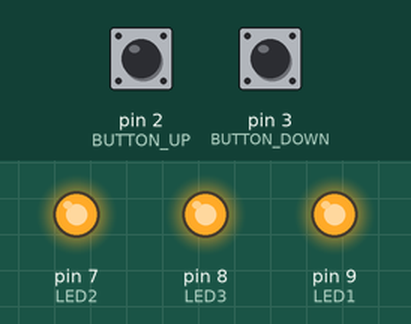
Recording of a sketch running on a simulated Arduino Leonardo, built with avr-gcc and run on an emulated ATmega32U4. Parts: output pins drawn as LEDs (lit = HIGH). Inputs (shaded band) come from the test bench; at power-on: pin 2 (BUTTON_UP) HIGH, pin 3 (BUTTON_DOWN) HIGH.

Above: at 1.2 s.
1.3 s: pin 2 (BUTTON_UP) pulled LOW for 3.2 s
At 3.4 s:
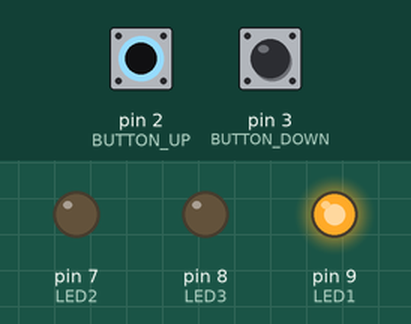
6.0 s: pin 3 (BUTTON_DOWN) pulled LOW for 3.2 s
At 8.1 s:
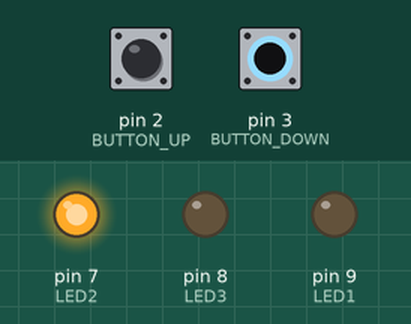
10.7 s: pin 2 (BUTTON_UP) driven LOW and pin 3 (BUTTON_DOWN) driven LOW
At 12.9 s:
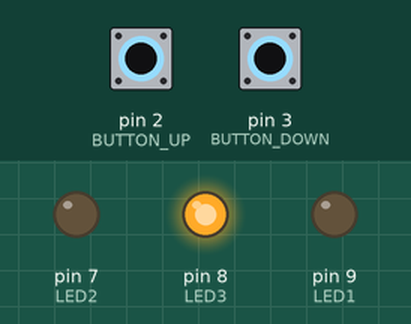
13.2 s: pin 2 (BUTTON_UP) driven HIGH
At 14.8 s:
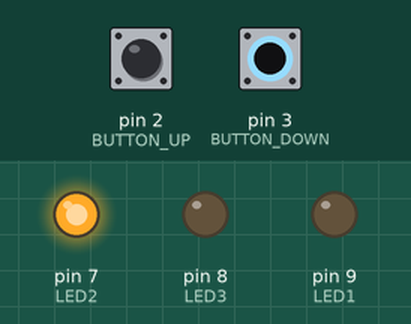
15.7 s: pin 2 (BUTTON_UP) driven LOW
At 17.8 s:
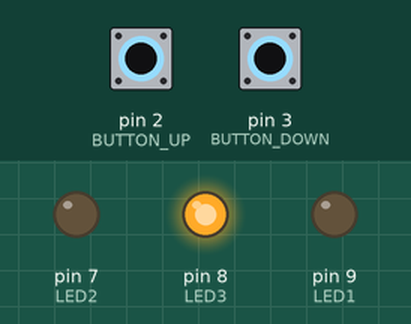
Timing chart, 0 to 19.1 s (numbered marks = the images above; inputs shaded):
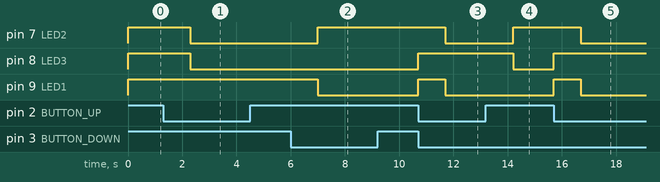

Measured:
- after the input at 1.3 s, pin 7 (LED2), pin 8 (LED3): HIGH → LOW after 1.0 s
- after the input at 6.0 s, pin 7 (LED2): LOW → HIGH after 1.0 s; pin 9 (LED1): HIGH → LOW after 1.0 s
- after the input at 10.7 s, pin 7 (LED2): HIGH → LOW after 1.0 s; pin 8 (LED3): LOW → HIGH at once; pin 9 (LED1): LOW → HIGH at once, → LOW 1.0 s later
- after the input at 13.2 s, pin 7 (LED2): LOW → HIGH after 1.0 s; pin 8 (LED3): HIGH → LOW after 1.0 s
- after the input at 15.7 s, pin 7 (LED2): HIGH → LOW after 1.0 s; pin 8 (LED3): LOW → HIGH at once; pin 9 (LED1): LOW → HIGH at once, → LOW 1.0 s later

The sketch:

PresetSwitcher.ino
```cpp
/*
   Line6 M5 MIDI preset switcher

   Preset switching:
   Next preset:     Button 1 (UP)
   Previous preset: Button 2 (DOWN)
   --------------------------------------------------------------------------
   Bank switching:
   Press both buttons:                Bank 0 (presets 1 - 24)
   (default on startup) - Indication:   LED1 (Green), LED2 (Red), LED3 (Blue)
                        -----------------------------------------------------
   Hold Button 1 (UP) for 1 second:   Bank 1 (presets 1 - 5)
                        - Indication:   LED1 (Green)
                        -----------------------------------------------------
   Hold Button 2 (DOWN) for 1 second: Bank 2 (presets 5 - 10)
                        - Indication:   LED2 (Red)
                        -----------------------------------------------------
   Hold both buttons for 1 second:    Bank 3 (presets 11 - 15)
                        - Indication:   LED3 (Blue)

   --------------------------------------------------------------------------
   Board: Arduino Pro Micro (Leonardo)
   Wiring:
    MIDI Out    -> Tx0
    Button Up   -> Pin 2
    Button Down -> Pin 3
    LED1 (Green)-> Pin 9
    LED2 (Red)  -> Pin 7
    LED3 (Blue) -> Pin 8
   -----------------------

    Written by Marcin Pęczkowski, 2018
*/

#include "Preset.hpp"
#include "misc.hpp"

volatile bool button1_pressed = false;
volatile bool button2_pressed = false;

volatile bool b1Flag = false;
volatile bool b2Flag = false;
volatile bool bothFlag = false;

volatile unsigned long timePressed1 = 0;
volatile unsigned long timePressed2 = 0;
volatile unsigned long timePressedBoth = 0;

Preset preset; // object for handling presets

void setup() {

  // Start serial port with MIDI baud rate (31250)
  // Serial1: communication via Rx and Tx pins (Pro Micro)
  Serial1.begin(31250);

#ifdef DEBUGGING_MODE
  // Serial: UART communication via USB (Pro Micro) for debugging
  Serial.begin(9600);
#endif

  // Input buttons with pull-up resistors
  pinMode(BUTTON_UP, INPUT_PULLUP);
  digitalWrite(BUTTON_UP, HIGH);

  pinMode(BUTTON_DOWN, INPUT_PULLUP);
  digitalWrite(BUTTON_DOWN, HIGH);

  // LED outputs
  pinMode(LED1, OUTPUT);
  pinMode(LED2, OUTPUT);
  pinMode(LED3, OUTPUT);

  // Light all LEDs
  set_leds(1, 1, 1);
}

void loop() {
  button1_pressed = !digitalRead(BUTTON_UP);
  button2_pressed = !digitalRead(BUTTON_DOWN);

  // Only button 1 (UP) pressed
  if (button1_pressed && !button2_pressed) {
    if ((b1Flag == false) && ((millis() - timePressed1) >= DEBOUNCE_DELAY_MS)) {
      b1Flag = true;
      timePressed1 = millis();
      preset.presetUp();
    } else {
      // Button 1 pressed for 1 second
      if ((millis() - timePressed1) > 1000) {
        // Presets bank 1: 0 - 4
        preset.setBank(1);
      }
    }
  } else if (b1Flag == true) { // Button released
    b1Flag = false;
    timePressed1 = millis();
  }

  // Only button 2 (DOWN) pressed
  if (button2_pressed && !button1_pressed) {
    if (b2Flag == false && ((millis() - timePressed2) >= DEBOUNCE_DELAY_MS)) {
      b2Flag = true;
      timePressed2 = millis();
      preset.presetDown();
    } else {
      // Button 2 pressed for 1 second
      if ((millis() - timePressed2) > 1000) {
        // Presets bank 2: 6 - 10
        preset.setBank(2);
      }
    }
  } else if (b2Flag == true) { // Button released
    b2Flag = false;
    timePressed2 = millis();
  }

  // Both buttons pressed
  if (button1_pressed &&  button2_pressed) {
    if (bothFlag == false  && ((millis() - timePressedBoth) >= DEBOUNCE_DELAY_MS)) {
      bothFlag = true;
      timePressedBoth = millis();
      // Reset presets bank 0: 1 - 24
      preset.setBank(0);
    } else {
      // Both buttons pressed for 1 second
      if ((millis() - timePressedBoth) > 1000) {
        // Presets bank 3: 11 - 15
        timePressedBoth = millis();
        preset.setBank(3);
      }
    }
  } else if (bothFlag == true) { // Buttons released
    timePressedBoth = millis();
    bothFlag = false;
  }
}
```

Preset.cpp
```cpp
#include "Preset.hpp"
#include "misc.hpp"

Preset::Preset()
  {
    presetNumber = 0;
    presetMin = 0;
    presetMax = 23;
    currentBank = 0;
    command = 0xC;
    channel = MIDI_CHANNEL -1;
  }

Preset::Preset(int8_t pNum, uint8_t pMin, uint8_t pMax, uint8_t bank) : presetNumber(pNum),
                                                                        presetMin(pMin),
                                                                        presetMax(pMax),
                                                                        currentBank(bank) {}

void Preset::presetUp()
{
  presetNumber++;
  if(presetNumber > presetMax)
    presetNumber = presetMin;
  sendPresetMIDI(presetNumber);
}

void Preset::presetDown()
{
  presetNumber--;
  if(presetNumber < presetMin)
    presetNumber = presetMax;
  sendPresetMIDI(presetNumber);
}

void Preset::setPreset(int8_t pNum)
{
  presetNumber = pNum;
  sendPresetMIDI(presetNumber);
}

void Preset::setBank(uint8_t bank)
{
  currentBank = bank;

  switch(bank)
  {
    case 0: // Presets bank 0: 1 - 24
        presetMin = 0;
        presetMax = 23;
        set_leds(1, 1, 1);
        break;

    case 1: // Presets bank: 1 - 5
        presetMin = 0;
        presetMax = 4;
        set_leds(1, 0, 0);

        // If current preset is  not in active bank, change it to the first preset in bank
        if(presetNumber < presetMin || presetNumber >presetMax)
        setPreset(presetMin);
        break;

    case 2: // Presets bank: 6 - 10
        presetMin = 5;
        presetMax = 9;
        set_leds(0, 1, 0);

        // If current preset is  not in active bank, change it to the first preset in bank
        if(presetNumber < presetMin || presetNumber >presetMax)
        setPreset(presetMin);
        break;

    case 3: // Presets bank: 11 - 15
        presetMin = 10;
        presetMax = 14;
        set_leds(0, 0, 1);

        // If current preset is  not in active bank, change it to the first preset in bank
        if(presetNumber < presetMin || presetNumber >presetMax)
        setPreset(presetMin);
        break;
  }
}

void Preset::sendPresetMIDI(int8_t pNum)
{
  send_midi(command, channel, presetNumber);
}
```

Preset.hpp
```cpp
#ifndef _PRESET_HPP_
#define _PRESET_HPP_

#include "Arduino.h"

class Preset
{
private:
  int8_t presetNumber;
  uint8_t presetMin;
  uint8_t presetMax;
  uint8_t currentBank;

  uint8_t command; // Program Change command
  uint8_t channel; // MIDI channel (counting from 0)

public:
  Preset();

  Preset(int8_t pNum, uint8_t pMin, uint8_t pMax, uint8_t bank);

  void presetUp();

  void presetDown();

  void setPreset(int8_t pNum);

  void setBank(uint8_t bank);

  void sendPresetMIDI(int8_t pNum);

};

#endif
```

misc.cpp
```cpp
#include "misc.hpp"
#include "Arduino.h"

void send_midi(uint8_t messageType, uint8_t channel, uint8_t data1)
{
  Serial1.write(( messageType << 4 ) | channel); // send message type and channel byte
  Serial1.write(data1);                          // send data byte 1

#ifdef DEBUGGING_MODE
  // Debugging via USB UART
  send_uart(messageType, channel, data1);
#endif
}

void send_uart(uint8_t messageType, uint8_t channel, uint8_t data1)
{
  Serial.write(( messageType << 4 ) | channel); // send message type and channel byte
  Serial.write(data1);                          // send data byte 1
}

void set_leds(bool led1, bool led2, bool led3)
{
  digitalWrite(LED1, led1);
  digitalWrite(LED2, led2);
  digitalWrite(LED3, led3);
}
```

misc.hpp
```cpp
#ifndef _MISC_HPP_
#define _MISC_HPP_

#include "Arduino.h"

//#define DEBUGGING_MODE

// Defined pin numbers
#define BUTTON_UP    2
#define BUTTON_DOWN  3
#define DEBOUNCE_DELAY_MS 250
#define LED1 9
#define LED2 7
#define LED3 8
// MIDI Channel - default is 1 in Line6 M5
#define MIDI_CHANNEL 1


void send_midi(uint8_t messageType, uint8_t channel, uint8_t data1);

void send_uart(uint8_t messageType, uint8_t channel, uint8_t data1);

void set_leds(bool led1, bool led2, bool led3);


#endif
```
